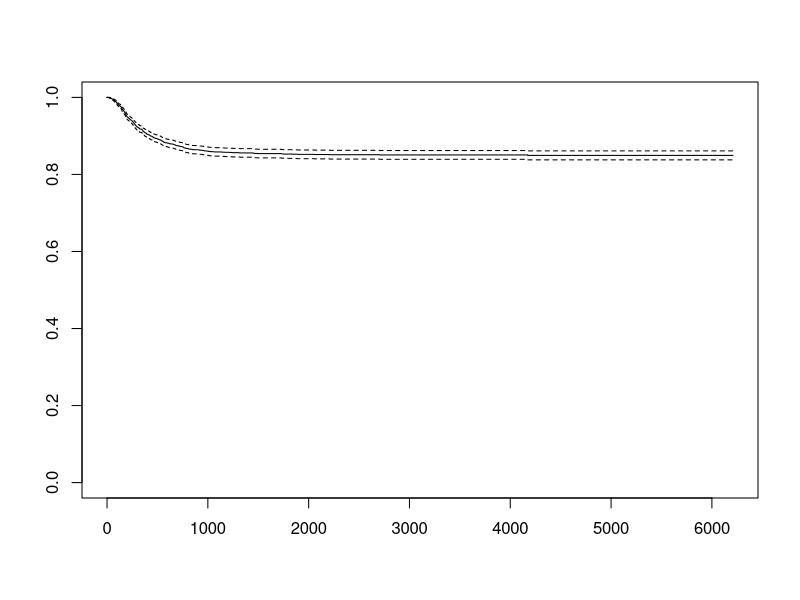
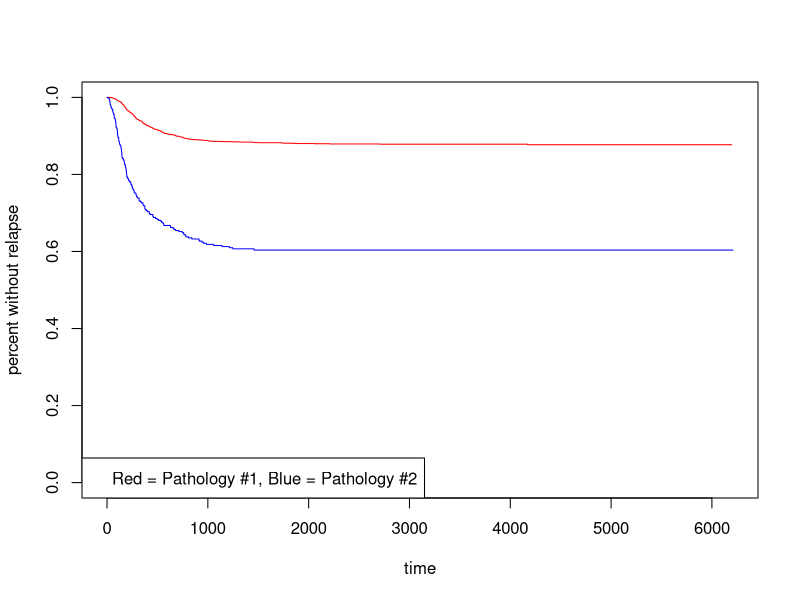

The R script that drew these images, in order:
## ---- chunk 1
library(survival)
data(nwtco)
str(nwtco)
## ---- chunk 2
surv.object <- Surv(time = nwtco$edrel, event = nwtco$rel)
## ---- chunk 3
survfit(surv.object ~ 1)
plot(survfit(surv.object ~ 1))
## ---- chunk 4
survfit(surv.object ~ nwtco$instit)
plot(survfit(surv.object ~ nwtco$instit), col = c("red","blue"), xlab = "time", ylab = "percent without relapse")
legend(x = "bottomleft", legend = "Red = Pathology #1, Blue = Pathology #2")
## ---- chunk 5
survdiff(surv.object ~ nwtco$instit)
